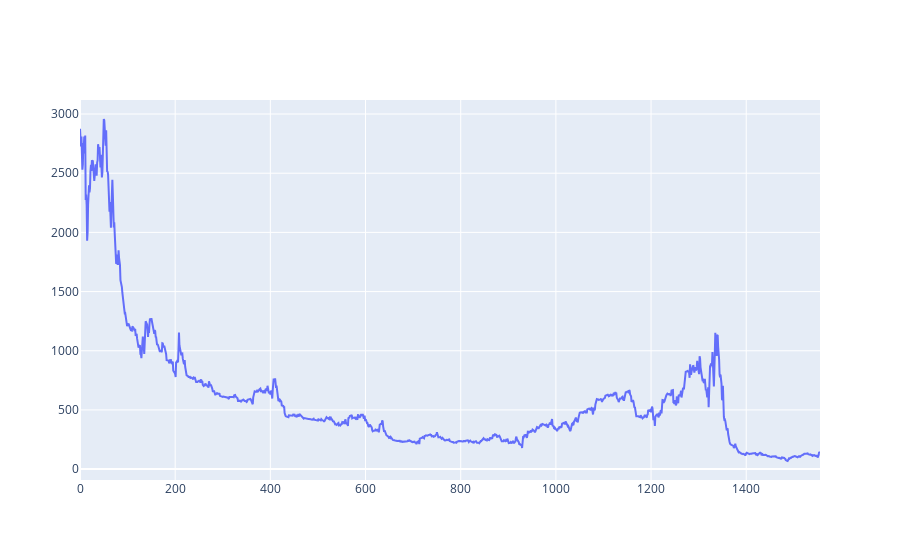

Here is the notebook cell this chart was saved with:
### Code cell
btc_trace = go.Scatter(x=dataset.index, y=dataset['Close'], name= 'Cap')
py.iplot([btc_trace])

### Figure 1 — Plotly figure (JSON) as saved in the notebook; plotly's stock layout.template omitted (floating-point values rounded to 4 significant figures; data arrays with more than 128 entries replaced by an {"elided": "..."} marker saying what was removed)
{"data": [{"name": "Cap", "x": {"elided": "1556 int values"}, "y": {"elided": "1556 float values"}, "type": "scatter"}], "layout": {}}
